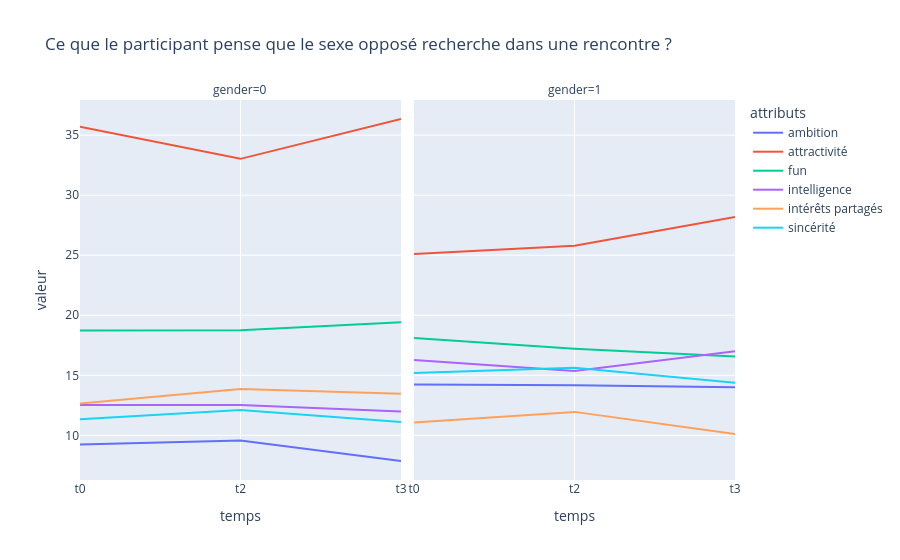

Notebook cell for this chart:
### Code cell
# Comparer les 6 attributs à travers les différents temps par homme et femme.
# Q3 : Ce que le participant pense que le sexe opposé recherche dans une rencontre ?

map_col_q3 = {
    "attr2_1": ("t0", "attractivité"), "attr2_2": ("t2", "attractivité"), "attr2_3": ("t3", "attractivité"),
    "sinc2_1": ("t0", "sincérité"), "sinc2_2": ("t2", "sincérité"), "sinc2_3": ("t3", "sincérité"),
    "intel2_1": ("t0", "intelligence"), "intel2_2": ("t2", "intelligence"), "intel2_3": ("t3", "intelligence"),
    "fun2_1": ("t0", "fun"),"fun2_2": ("t2", "fun"), "fun2_3": ("t3", "fun"),
    "amb2_1": ("t0", "ambition"), "amb2_2": ("t2", "ambition"), "amb2_3": ("t3", "ambition"), 
    'shar2_1': ("t0", "intérêts partagés"), "shar2_2": ("t2", "intérêts partagés"), "shar2_3": ("t3", "intérêts partagés")
}

col_q3 = ["gender"] + list(map_col_q3.keys())

df_q3 = df1[col_q3].copy()
# df_q1
df_q3_long = df_q3.melt(id_vars=["gender"], var_name="colonne", value_name="valeur")
df_q3_long["temps"] = df_q3_long["colonne"].map(lambda x: map_col_q3[x][0])
df_q3_long["attributs"] = df_q3_long["colonne"].map(lambda x: map_col_q3[x][1])

df_moy_q3 = df_q3_long.groupby(['gender', 'temps', 'attributs'])['valeur'].mean().reset_index()
# df_moyennes
fig3 = px.line(df_moy_q3, x="temps", y="valeur", color="attributs", facet_col="gender", title="Ce que le participant pense que le sexe opposé recherche dans une rencontre ?")
fig3.show()

### Figure 1 — Plotly figure (JSON) as saved in the notebook; plotly's stock layout.template omitted (floating-point values rounded to 4 significant figures)
{"data": [{"hovertemplate": "attributs=ambition<br>gender=0<br>temps=%{x}<br>valeur=%{y}<extra></extra>", "legendgroup": "ambition", "line": {"color": "#636efa", "dash": "solid"}, "marker": {"symbol": "circle"}, "mode": "lines", "name": "ambition", "orientation": "v", "showlegend": true, "type": "scatter", "x": ["t0", "t2", "t3"], "xaxis": "x", "y": [9.231, 9.562, 7.862], "yaxis": "y"}, {"hovertemplate": "attributs=ambition<br>gender=1<br>temps=%{x}<br>valeur=%{y}<extra></extra>", "legendgroup": "ambition", "line": {"color": "#636efa", "dash": "solid"}, "marker": {"symbol": "circle"}, "mode": "lines", "name": "ambition", "orientation": "v", "showlegend": false, "type": "scatter", "x": ["t0", "t2", "t3"], "xaxis": "x2", "y": [14.23, 14.17, 14.0], "yaxis": "y2"}, {"hovertemplate": "attributs=attractivité<br>gender=0<br>temps=%{x}<br>valeur=%{y}<extra></extra>", "legendgroup": "attractivité", "line": {"color": "#EF553B", "dash": "solid"}, "marker": {"symbol": "circle"}, "mode": "lines", "name": "attractivité", "orientation": "v", "showlegend": true, "type": "scatter", "x": ["t0", "t2", "t3"], "xaxis": "x", "y": [35.69, 33.03, 36.35], "yaxis": "y"}, {"hovertemplate": "attributs=attractivité<br>gender=1<br>temps=%{x}<br>valeur=%{y}<extra></extra>", "legendgroup": "attractivité", "line": {"color": "#EF553B", "dash": "solid"}, "marker": {"symbol": "circle"}, "mode": "lines", "name": "attractivité", "orientation": "v", "showlegend": false, "type": "scatter", "x": ["t0", "t2", "t3"], "xaxis": "x2", "y": [25.09, 25.79, 28.19], "yaxis": "y2"}, {"hovertemplate": "attributs=fun<br>gender=0<br>temps=%{x}<br>valeur=%{y}<extra></extra>", "legendgroup": "fun", "line": {"color": "#00cc96", "dash": "solid"}, "marker": {"symbol": "circle"}, "mode": "lines", "name": "fun", "orientation": "v", "showlegend": true, "type": "scatter", "x": ["t0", "t2", "t3"], "xaxis": "x", "y": [18.73, 18.75, 19.41], "yaxis": "y"}, {"hovertemplate": "attributs=fun<br>gender=1<br>temps=%{x}<br>valeur=%{y}<extra></extra>", "legendgroup": "fun", "line": {"color": "#00cc96", "dash": "solid"}, "marker": {"symbol": "circle"}, "mode": "lines", "name": "fun", "orientation": "v", "showlegend": false, "type": "scatter", "x": ["t0", "t2", "t3"], "xaxis": "x2", "y": [18.12, 17.21, 16.56], "yaxis": "y2"}, {"hovertemplate": "attributs=intelligence<br>gender=0<br>temps=%{x}<br>valeur=%{y}<extra></extra>", "legendgroup": "intelligence", "line": {"color": "#ab63fa", "dash": "solid"}, "marker": {"symbol": "circle"}, "mode": "lines", "name": "intelligence", "orientation": "v", "showlegend": true, "type": "scatter", "x": ["t0", "t2", "t3"], "xaxis": "x", "y": [12.53, 12.52, 11.98], "yaxis": "y"}, {"hovertemplate": "attributs=intelligence<br>gender=1<br>temps=%{x}<br>valeur=%{y}<extra></extra>", "legendgroup": "intelligence", "line": {"color": "#ab63fa", "dash": "solid"}, "marker": {"symbol": "circle"}, "mode": "lines", "name": "intelligence", "orientation": "v", "showlegend": false, "type": "scatter", "x": ["t0", "t2", "t3"], "xaxis": "x2", "y": [16.28, 15.35, 17.01], "yaxis": "y2"}, {"hovertemplate": "attributs=intérêts partagés<br>gender=0<br>temps=%{x}<br>valeur=%{y}<extra></extra>", "legendgroup": "intérêts partagés", "line": {"color": "#FFA15A", "dash": "solid"}, "marker": {"symbol": "circle"}, "mode": "lines", "name": "intérêts partagés", "orientation": "v", "showlegend": true, "type": "scatter", "x": ["t0", "t2", "t3"], "xaxis": "x", "y": [12.65, 13.86, 13.47], "yaxis": "y"}, {"hovertemplate": "attributs=intérêts partagés<br>gender=1<br>temps=%{x}<br>valeur=%{y}<extra></extra>", "legendgroup": "intérêts partagés", "line": {"color": "#FFA15A", "dash": "solid"}, "marker": {"symbol": "circle"}, "mode": "lines", "name": "intérêts partagés", "orientation": "v", "showlegend": false, "type": "scatter", "x": ["t0", "t2", "t3"], "xaxis": "x2", "y": [11.07, 11.95, 10.11], "yaxis": "y2"}, {"hovertemplate": "attributs=sincérité<br>gender=0<br>temps=%{x}<br>valeur=%{y}<extra></extra>", "legendgroup": "sincérité", "line": {"color": "#19d3f3", "dash": "solid"}, "marker": {"symbol": "circle"}, "mode": "lines", "name": "sincérité", "orientation": "v", "showlegend": true, "type": "scatter", "x": ["t0", "t2", "t3"], "xaxis": "x", "y": [11.34, 12.1, 11.11], "yaxis": "y"}, {"hovertemplate": "attributs=sincérité<br>gender=1<br>temps=%{x}<br>valeur=%{y}<extra></extra>", "legendgroup": "sincérité", "line": {"color": "#19d3f3", "dash": "solid"}, "marker": {"symbol": "circle"}, "mode": "lines", "name": "sincérité", "orientation": "v", "showlegend": false, "type": "scatter", "x": ["t0", "t2", "t3"], "xaxis": "x2", "y": [15.18, 15.63, 14.38], "yaxis": "y2"}], "layout": {"annotations": [{"font": {}, "showarrow": false, "text": "gender=0", "x": 0.245, "xanchor": "center", "xref": "paper", "y": 1, "yanchor": "bottom", "yref": "paper"}, {"font": {}, "showarrow": false, "text": "gender=1", "x": 0.755, "xanchor": "center", "xref": "paper", "y": 1, "yanchor": "bottom", "yref": "paper"}], "legend": {"title": {"text": "attributs"}, "tracegroupgap": 0}, "title": {"text": "Ce que le participant pense que le sexe opposé recherche dans une rencontre ?"}, "xaxis": {"anchor": "y", "domain": [0, 0.49], "title": {"text": "temps"}}, "xaxis2": {"anchor": "y2", "domain": [0.51, 1], "matches": "x", "title": {"text": "temps"}}, "yaxis": {"anchor": "x", "domain": [0, 1], "title": {"text": "valeur"}}, "yaxis2": {"anchor": "x2", "domain": [0, 1], "matches": "y", "showticklabels": false}}}
